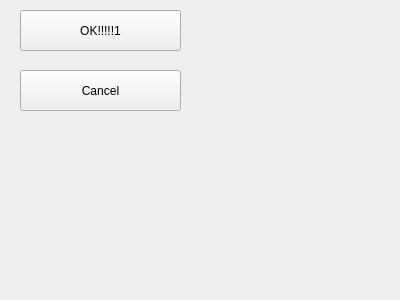
<?xml version="1.0" encoding="UTF-8"?>
<ui version="4.0">
 <class>Form</class>
 <widget class="QWidget" name="Form">
  <property name="geometry">
   <rect>
    <x>0</x>
    <y>0</y>
    <width>400</width>
    <height>300</height>
   </rect>
  </property>
  <property name="windowTitle">
   <string>Form</string>
  </property>
  <widget class="QPushButton" name="btnOK">
   <property name="geometry">
    <rect>
     <x>20</x>
     <y>10</y>
     <width>161</width>
     <height>41</height>
    </rect>
   </property>
   <property name="text">
    <string>OK!!!!!1</string>
   </property>
  </widget>
  <widget class="QPushButton" name="btnCancel">
   <property name="geometry">
    <rect>
     <x>20</x>
     <y>70</y>
     <width>161</width>
     <height>41</height>
    </rect>
   </property>
   <property name="text">
    <string>Cancel</string>
   </property>
  </widget>
 </widget>
 <resources/>
 <connections/>
</ui>
